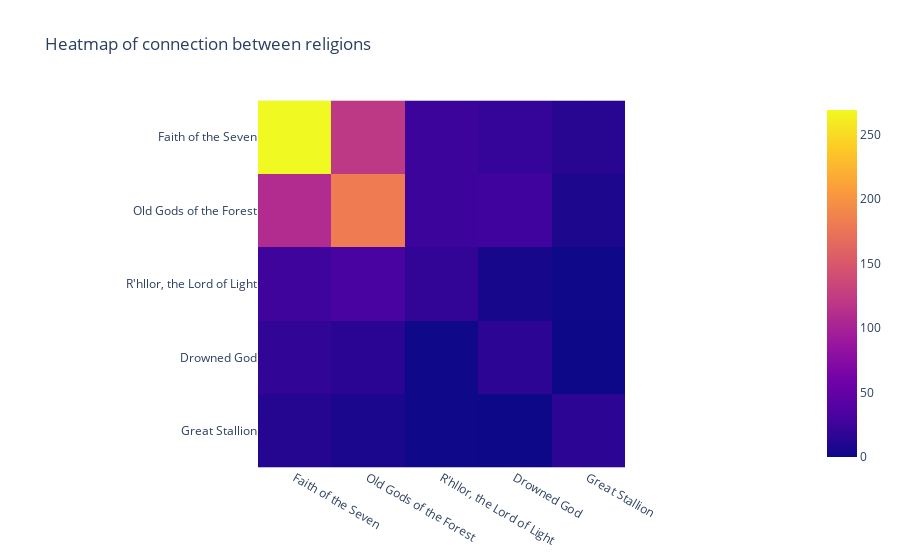

Notebook cell for this chart:
### Markdown cell above
The figure above shows the top 10 most connected allegiances in Game Of Thrones, and it can clearly be seen that *House Stark* is the most connected allegiance, but a lot of the connectivity derives from the interaction with their own allegiance. Further, it can be seen that *House Stark* is well connected with *House Lannister*, *Night's Watch* and *House Bolton*. The connection with *House Lannister* and *Night's Watch* can easily be explained by eg. *Ned Starks'* work as the Kings Hand but also *Sansa Stark* being married with Joffrey. Further, *Jon Snow* from the *House Stark* allegiance are becoming part of *Night's Watch* can explain this interaction.

Generally, it can also be seen that the allegiances interacts with it-self most, compared to interaction with other allegiances. 

Next, we will look into how the religions interact, and from the figure below, it can clearly be seen that the two main religions are the religions that mainly interact with each other, which does not come as a surprise.

### Code cell
fig_count, df_count, fig_heatmap, df_connection = most_connected_on_attribute("religion",5 ,True)
fig_heatmap.show()

### Figure 1 — Plotly figure (JSON) as saved in the notebook; plotly's stock layout.template omitted (floating-point values rounded to 4 significant figures)
{"data": [{"coloraxis": "coloraxis", "hovertemplate": "x: %{x}<br>y: %{y}<br>color: %{z}<extra></extra>", "name": "0", "type": "heatmap", "x": ["Faith of the Seven", "Old Gods of the Forest", "R'hllor, the Lord of Light", "Drowned God", "Great Stallion"], "xaxis": "x", "y": ["Faith of the Seven", "Old Gods of the Forest", "R'hllor, the Lord of Light", "Drowned God", "Great Stallion"], "yaxis": "y", "z": [[269, 121, 25, 21, 14], [109, 181, 25, 27, 8], [26, 32, 20, 5, 1], [19, 15, 1, 17, 0], [12, 7, 1, 0, 16]]}], "layout": {"coloraxis": {"colorscale": [[0, "#0d0887"], [0.1111, "#46039f"], [0.2222, "#7201a8"], [0.3333, "#9c179e"], [0.4444, "#bd3786"], [0.5556, "#d8576b"], [0.6667, "#ed7953"], [0.7778, "#fb9f3a"], [0.8889, "#fdca26"], [1, "#f0f921"]]}, "title": {"text": "Heatmap of connection between religions"}, "xaxis": {"anchor": "y", "constrain": "domain", "domain": [0, 1], "scaleanchor": "y"}, "yaxis": {"anchor": "x", "autorange": "reversed", "constrain": "domain", "domain": [0, 1]}}}
